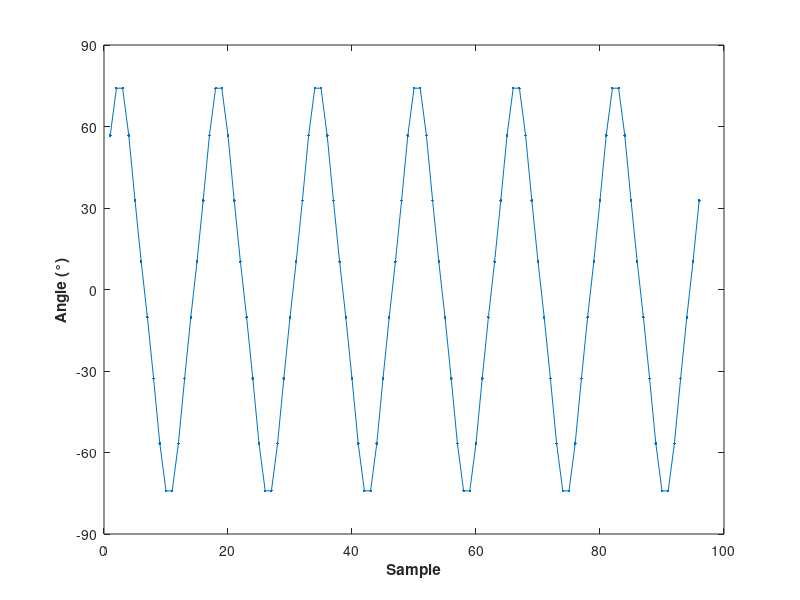
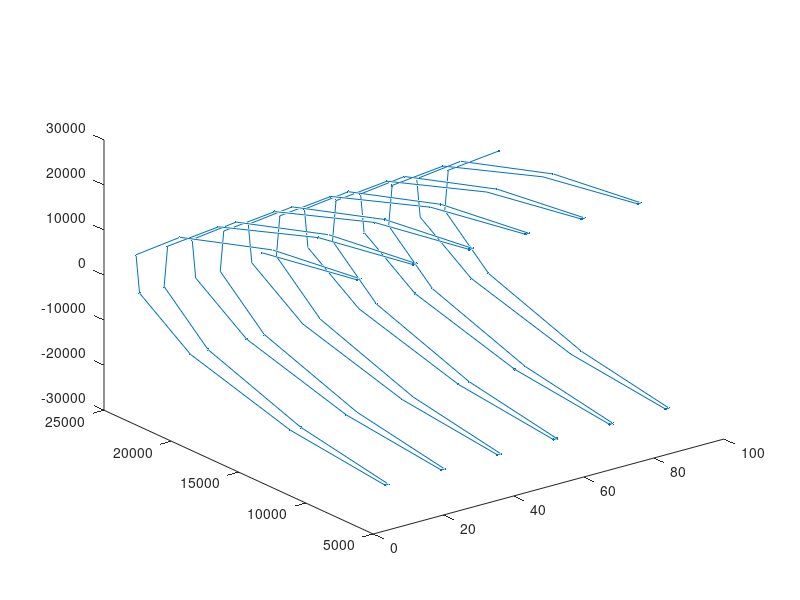

Source code (MATLAB) for these figures, in order: (Note: this script raises an error after producing the figures.)
IQ=[
13505+20532i
6730+23635i
6730+23635i
13505+20532i
20660+13309i
24183+4372i
24183-4372i
20660-13309i
13505-20532i
6730-23635i
6730-23635i
13505-20532i
20660-13309i
24183-4372i
24183+4372i
20660+13309i
13505+20532i
6730+23635i
6730+23635i
13505+20532i
20660+13309i
24183+4372i
24183-4372i
20660-13309i
13505-20532i
6730-23635i
6730-23635i
13505-20532i
20660-13309i
24183-4372i
24183+4372i
20660+13309i
13505+20532i
6730+23635i
6730+23635i
13505+20532i
20660+13309i
24183+4372i
24183-4372i
20660-13309i
13505-20532i
6730-23635i
6730-23635i
13505-20532i
20660-13309i
24183-4372i
24183+4372i
20660+13309i
13505+20532i
6730+23635i
6730+23635i
13505+20532i
20660+13309i
24183+4372i
24183-4372i
20660-13309i
13505-20532i
6730-23635i
6730-23635i
13505-20532i
20660-13309i
24183-4372i
24183+4372i
20660+13309i
13505+20532i
6730+23635i
6730+23635i
13505+20532i
20660+13309i
24183+4372i
24183-4372i
20660-13309i
13505-20532i
6730-23635i
6730-23635i
13505-20532i
20660-13309i
24183-4372i
24183+4372i
20660+13309i
13505+20532i
6730+23635i
6730+23635i
13505+20532i
20660+13309i
24183+4372i
24183-4372i
20660-13309i
13505-20532i
6730-23635i
6730-23635i
13505-20532i
20660-13309i
24183-4372i
24183+4372i
20660+13309i
13505+20532i
6730+23635i
6730+23635i
13505+20532i
20660+13309i
24183+4372i
24183-4372i
20660-13309i
13309-20660i
4372-24183i
-4372-24183i
-13309-20660i
-20660-13309i
-24183-4372i
-24183+4372i
-20660+13309i
-13309+20660i
-4372+24183i
4372+24183i
13309+20660i
20660+13309i
24183+4372i
24183-4372i
20660-13309i
13309-20660i
4372-24183i
-4372-24183i
-13309-20660i
-20532-13505i
-23635-6730i
-23635-6730i
-20532-13505i
-13505-20532i
-6730-23635i
-6730-23635i
-13505-20532i
-20532-13505i
-23635-6730i
-23635-6730i
-20532-13505i
-13505-20532i
-6730-23635i
-6730-23635i
-13505-20532i
-20532-13505i
-23635-6730i
-23635-6730i
-20532-13505i
-13505-20532i
-6730-23635i
-6730-23635i
-13505-20532i
-20532-13505i
-23635-6730i
-23635-6730i
-20532-13505i
-13505-20532i
-6730-23635i
-6730-23635i
-13505-20532i
-20532-13505i
-23635-6730i
-23635-6730i
-20532-13505i
-13309-20660i
-4372-24183i
4372-24183i
13309-20660i
20532-13505i
23635-6730i
23635-6730i
20532-13505i
13505-20532i
6730-23635i
6730-23635i
13505-20532i
20532-13505i
23635-6730i
23635-6730i
20532-13505i
13505-20532i
6730-23635i
6730-23635i
13505-20532i
20660-13309i
24183-4372i
24183+4372i
20660+13309i
13505+20532i
6730+23635i
6730+23635i
13505+20532i
20532+13505i
23635+6730i
23635+6730i
20532+13505i
13309+20660i
4372+24183i
-4372+24183i
-13309+20660i
-20532+13505i
-23635+6730i
];
IQ=IQ(1:24*4).';    %'
figure(1)
plot(angle(IQ)*180/pi,'.-');
xlabel("Sample",'FontWeight','bold')
ylabel("Angle (°)",'FontWeight','bold')
yticks((-90:30:90));
ylim([-90,90]);

CA=get(gca,'colororder');

f=figure(2);
clf
plot3((1:96),real(IQ),imag(IQ),'.-')
f.CurrentAxes.YDir = 'Reverse';
set(gca,'DataAspectRatio',[1 600 600])
ylim([-30000,30000])
zlim([-30000,30000])
grid on
xlabel("Sample",'FontWeight','bold')
ylabel("Real",'FontWeight','bold')
zlabel("Imag",'FontWeight','bold')
yticks((-30000:10000:30000))

figure(3)
clf;
plot(IQ, '.-'); axis equal
xlim([-30000,30000])
ylim([-30000,30000])
xlabel("Real",'FontWeight','bold')
ylabel("Imag",'FontWeight','bold')

M = IQ;
M=M/sqrt(sum(M.*conj(M)));
fs = 9600*4;
P = [];
FD=[-1000:1:1000];
for fd=FD
    S = IQ.*exp(1i*2*pi*(0:numel(IQ)-1)*fd/fs);
    p = abs(sum(S.*conj(M)))/sqrt(sum(S.*conj(S)));
    P(end+1) = p^2;
end
figure(4)
clf;
plot(FD/1000,P);
xlabel("Frequency offset (kHz)",'FontWeight','bold')
ylabel("Detection score",'FontWeight','bold')
PN=[];
for ii=(1:100000)
    N=randn(1,numel(IQ))+randn(1,numel(IQ))*1i;
    p = abs(sum(N.*conj(M)))/sqrt(sum(N.*conj(N)));
    PN(end+1) = p^2;
end
the_pn_99 = prctile(PN, 99);
hold on;
xl=xlim;

% rectangle('Position', [xl(1), 0, xl(2)-xl(1), the_pn_99],'FaceColor',[CA(5,:),0.25], 'LineStyle','none');
% text(0.65,the_pn_99, "White noise 99 %ile", 'color', CA(5,:),'HorizontalAlignment', 'center','VerticalAlignment', 'bottom')
h=fill([xl(1), xl(2), xl(2), xl(1)], [0, 0, the_pn_99, the_pn_99],CA(5,:), 'LineStyle','none');
h.FaceAlpha = 0.25;
ylim([0,1])
xticks([-1:0.2:1]);
legend("AIS preamble", "White noise, 99 %ile", 'Location', 'northeast');
P = [];
FD=[-1000:1:1000];
for fd=FD
    S = IQ.*exp(1i*2*pi*(0:numel(IQ)-1)*fd/fs);
    p = real(sum(S.*conj(M)))/sqrt(sum(S.*conj(S)));
    P(end+1)=p^2;
end
grid minor


figure(41)
clf;
plot(FD/1000,P);
xlabel("Frequency offset (kHz)",'FontWeight','bold')
ylabel("Detection score",'FontWeight','bold')
PN=[];
for ii=(1:100000)
    N=randn(1,numel(IQ))+randn(1,numel(IQ))*1i;
    p = real(sum(N.*conj(M)))/sqrt(sum(N.*conj(N)));
    PN(end+1) = p^2;
end
pn_99 = prctile(PN, 99);
hold on;
xl=xlim;
rectangle('Position', [xl(1), 0, xl(2)-xl(1), pn_99],'FaceColor',[CA(5,:),0.25], 'LineStyle','none');
text(0.65,pn_99, "White noise 99 %ile", 'color', CA(5,:),'HorizontalAlignment', 'center','VerticalAlignment', 'bottom')
ylim([0,1]);
xticks([-1:0.2:1]);


result_SNRs=[];
result_P=[];
result_P_std=[];
result_PC=[];
result_PC_pctl_a=[];
result_PC_pctl_b=[];
target_SNRs=(-6:1:19);
for target_snr=target_SNRs
    SNRs=[];
    P=[];
    PC=[];
    for trial=(1:10000)
        N=randn(1,numel(M))+randn(1,numel(M))*1i;
        N=N/sqrt(2*numel(M));
        % N is now unit energy
        nn = sqrt(1.0/(10^(target_snr/10)));
        N=N*nn;
        SNRs(end+1) = 1.0/sum(N.*conj(N));
        S=M+N;
        p = abs(sum(S.*conj(M)))/sqrt(sum(S.*conj(S)));
        pc = real(sum(S.*conj(M)))/sqrt(sum(S.*conj(S)));
        P(end+1)=p^2;
        PC(end+1)=pc^2;
    end
    result_SNRs(end+1) = median(SNRs);
    result_P(end+1) = mean(P);
    result_P_std(end+1) = std(P);
    result_PC(end+1) = mean(PC);
    result_PC_pctl_a(end+1) = prctile(PC, 1);
    result_PC_pctl_b(end+1) = prctile(PC, 99);
end
figure(5)
clf;
hold on
result_EsN0 = 10*log10(result_SNRs)+10*log10(4);
plot(result_EsN0, result_PC,'.-');
h=fill([result_EsN0, flip(result_EsN0)], [result_PC_pctl_a, flip(result_PC_pctl_b)],CA(1,:), 'LineStyle','none');
h.FaceAlpha = 0.25;
xlabel("E_s/N_0 (dB)",'FontWeight','bold')
ylabel("Detection score",'FontWeight','bold')
xlim([min(result_EsN0),max(result_EsN0)]);
hold on;
xl=xlim;
h=fill([xl(1), xl(2), xl(2), xl(1)], [0, 0, the_pn_99, the_pn_99], CA(5,:), 'LineStyle','none');
h.FaceAlpha = 0.25;
legend("Median", "[1,99] %ile", "White noise, 99 %ile", 'Location', 'east')
ylim([0,1]);
xlim([0,25]);
xticks(0:5:25);
grid minor

% Results from C++ implementation
% for ii in `seq 82 -1 56`; do test/unit_test_suite --gtest_filter=SECOND_ROUND.integrated -n=10000 --noise_power=$ii --signal_scaling=0.27 | grep ZZ; done
Z=[
82.5, 10000, -6.05794, -0.0373387, 1, 0.999394, 1, 3532.11, 3992, -7572, 11917
82, 10000, -5.55792, 0.462679, 1, 0.999394, 1, 4195.08, 4733, -7748, 12639
81, 10000, -4.55795, 1.46265, 1, 0.999394, 1, 5747.93, 6432, -8010, 14062
80, 10000, -3.55795, 2.46265, 1, 0.999394, 1, 7627.96, 8270, -7479, 15737
79, 10000, -2.55795, 3.46265, 0.9963, 0.99391, 0.997943, 9743.86, 10279, -5556, 17445
78, 10000, -1.55795, 4.46265, 0.9479, 0.940247, 0.954877, 12010.9, 12453, -1383, 19127
77, 10000, -0.557942, 5.46266, 0.7377, 0.72305, 0.751991, 14344.6, 14682, 3696, 20879
76, 10000, 0.442062, 6.46266, 0.3886, 0.37265, 0.404719, 16628.7, 16895, 7763, 22474
75, 10000, 1.44206, 7.46266, 0.1282, 0.117481, 0.13948, 18772.4, 19015, 11397, 23890
74, 10000, 2.44207, 8.46267, 0.0289, 0.0237384, 0.0347725, 20724.7, 20949, 14555, 24951
73, 10000, 3.44206, 9.46266, 0.0049, 0.00295921, 0.00758626, 22422.1, 22630, 17275, 25895
72, 10000, 4.44207, 10.4627, 0.0004, 4.85923e-05, 0.00148245, 23842.1, 24037, 19620, 26594
71, 10000, 5.44205, 11.4627, 0.0001, 7.63967e-07, 0.000886129, 24969.5, 25116, 21567, 27146
70, 10000, 6.44205, 12.4627, 0, 1.96345e-11, 0.000605585, 25834.2, 25952, 23070, 27606
69, 10000, 7.44206, 13.4627, 0, 1.96345e-11, 0.000605585, 26489.7, 26572, 24321, 27955
68, 10000, 8.44206, 14.4627, 0, 1.96345e-11, 0.000605585, 26979.8, 27046, 25278, 28188
67, 10000, 9.44206, 15.4627, 0, 1.96345e-11, 0.000605585, 27343.3, 27399, 25940, 28354
66, 10000, 10.4421, 16.4627, 0, 1.96345e-11, 0.000605585, 27615.1, 27658, 26444, 28496
65, 10000, 11.4421, 17.4627, 0, 1.96345e-11, 0.000605585, 27816, 27853, 26801, 28580
64, 10000, 12.4421, 18.4627, 0, 1.96345e-11, 0.000605585, 27960.9, 27991, 27096, 28635
63, 10000, 13.4421, 19.4627, 0, 1.96345e-11, 0.000605585, 28061.3, 28088, 27285, 28660
62, 10000, 14.4421, 20.4627, 0, 1.96345e-11, 0.000605585, 28126.7, 28153, 27435, 28668
61, 10000, 15.442, 21.4627, 0, 1.96345e-11, 0.000605585, 28162.7, 28183, 27533, 28660
60, 10000, 16.4421, 22.4627, 0, 1.96345e-11, 0.000605585, 28176, 28191, 27598, 28646
59, 10000, 17.442, 23.4626, 0, 1.96345e-11, 0.000605585, 28172.8, 28189, 27630, 28610
58, 10000, 18.4421, 24.4627, 0, 1.96345e-11, 0.000605585, 28157.3, 28171, 27655, 28583
57, 10000, 19.4421, 25.4627, 0, 1.96345e-11, 0.000605585, 28131.2, 28145, 27648, 28539
56, 10000, 20.4421, 26.4627, 0, 1.96345e-11, 0.000605585, 28099.8, 28111, 27627, 28496
];
% test/unit_test_suite --gtest_filter=SECOND_ROUND.integrated -n=10000 --noise_power=82.5 --signal_scaling=0.0 | grep ZZ
mine_pn_median = 0;
mine_pn_1 = -5910;
mine_pn_99 = 5910;
figure(6);
clf;
hold on
the_max=28750;
plot(Z(:,4), Z(:,9)/the_max,'.-','color',CA(2,:));
h=fill([Z(:,4)', flip(Z(:,4)')], [Z(:,10)', flip(Z(:,11)')]/the_max,CA(2,:), 'LineStyle','none');
h.FaceAlpha = 0.25;
xlabel("E_s/N_0 (dB)",'FontWeight','bold')
ylabel("Detection score",'FontWeight','bold')
xlim([min(Z(:,1)),max(Z(:,1))]);
h=fill([Z(1,4), Z(end,4), Z(end,4), Z(1,4)], [mine_pn_1, mine_pn_1, mine_pn_99, mine_pn_99]/the_max, CA(5,:), 'LineStyle','none');
h.FaceAlpha = 0.25;
legend("Median", "[1,99] %ile", "White noise, 99 %ile", 'Location', 'east')
xlim([0,25]);
xticks(0:5:25);
grid minor

figure(7)
clf;
hold on
result_EsN0 = 10*log10(result_SNRs)+10*log10(4);
plot(result_EsN0, result_PC,'.-');
h=fill([result_EsN0, flip(result_EsN0)], [result_PC_pctl_a, flip(result_PC_pctl_b)],CA(1,:), 'LineStyle','none');
h.FaceAlpha = 0.25;
xlabel("E_s/N_0 (dB)",'FontWeight','bold')
ylabel("Detection score",'FontWeight','bold')
xlim([min(result_EsN0),max(result_EsN0)]);
hold on;
plot(Z(:,4), Z(:,9)/the_max,'.-');
h=fill([Z(:,4)', flip(Z(:,4)')], [Z(:,10)', flip(Z(:,11)')]/the_max,CA(2,:), 'LineStyle','none');
h.FaceAlpha = 0.25;
ylim([0,1]);
xlim([0,25]);
xticks(0:5:25);
grid minor
legend("Matched filter, median", "[1-99] %ile", "Proposed detector, median", "[1-99] %ile", 'Location', 'east');

